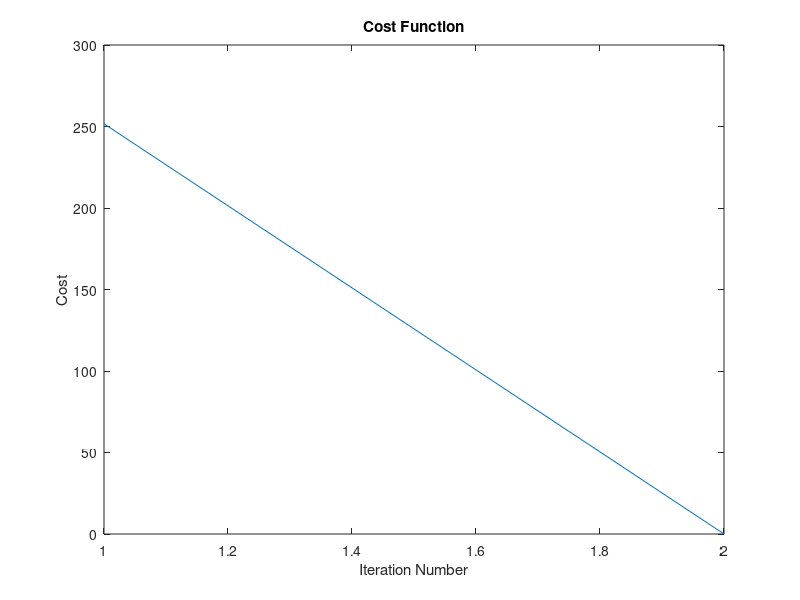
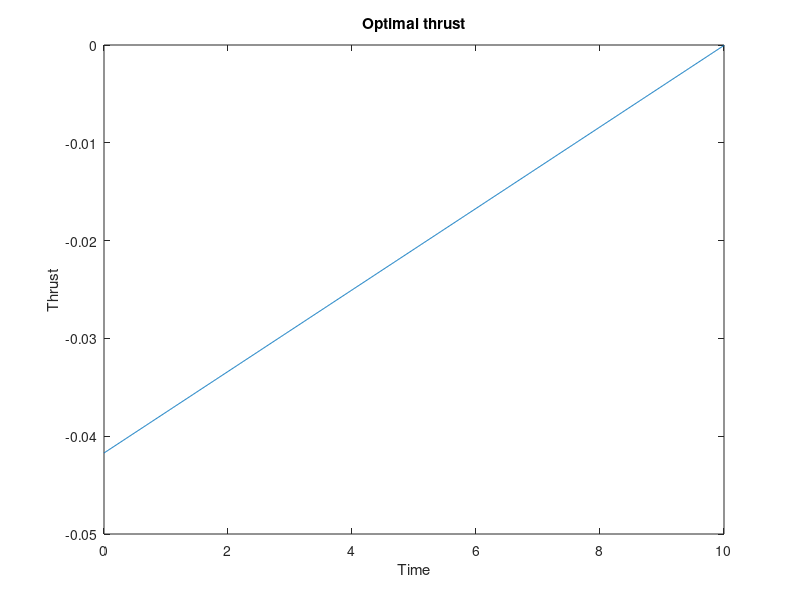
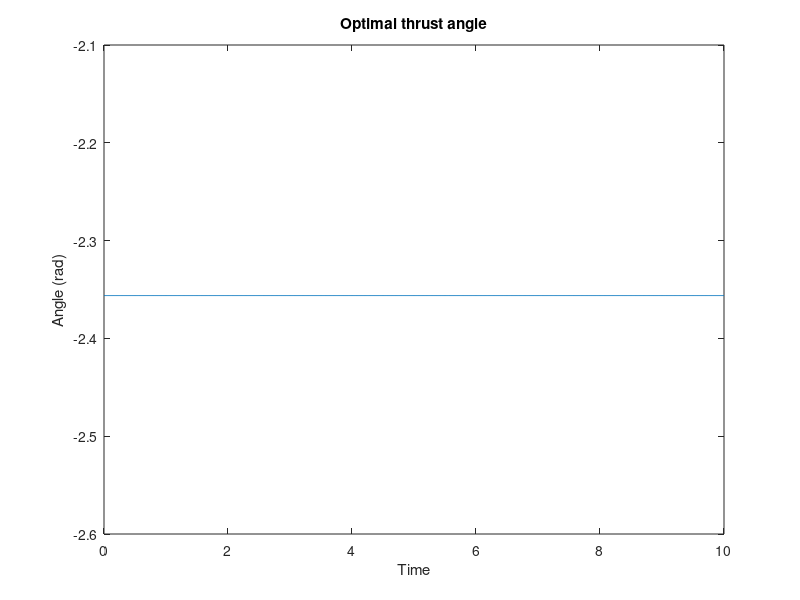
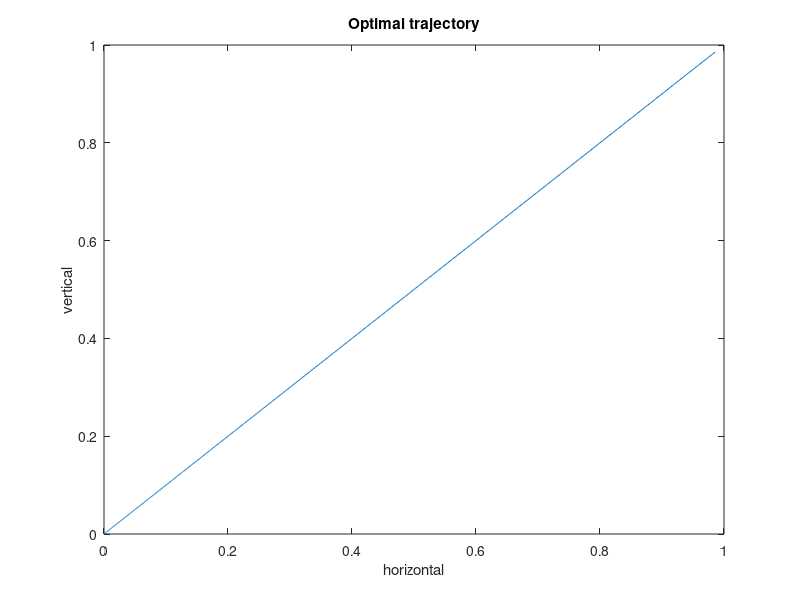

MATLAB code to generate these figures, in order:
function [u, SizeHuArr, JArr] = VariationExtremals(q1, yf, q2, zf, r)

% Thrust direction programming solution using variation of extremals.
if ~exist('q1', 'var')
    q1 = 1;
end
if ~exist('yf', 'var')
    yf = 1;
end
if ~exist('q2', 'var')
    q2 = 1;
end
if ~exist('zf', 'var');
    zf = 1;
end
if ~exist('r', 'var')
    r = 5;
end

% initial state
x0 = [0; 0; 0; 0];
%x0 = [0; 1; 0; 0];
%x0 = [0; 0; 0; 1];

tf = 10; % final time
dt = 0.01; % integration step size
tArray = 0 : dt : tf;
N = size(tArray, 2); % number of time steps

p0 = [1; 1; 1; 1]; % initial guess for p(0)
for iter = 1 : inf
    % state and costate integration
    x = x0;
    p = p0;
    for t = 1 : N
        beta = atan2(p(4), p(2)); % obtained from Hu = 0
        Thrust = -(p(2) * cos(beta) + p(4) * sin(beta)) / 2 / r;
        xdot = [x(2); Thrust*cos(beta); x(4); Thrust*sin(beta)];
        pdot = [0; -p(1); 0; -p(3)];
        x = x + xdot * dt;
        p = p + pdot * dt;
        betaArray(t) = beta;
        ThrustArray(t) = Thrust;
        zArray(t) = x(1);
        yArray(t) = x(3);
    end
    % Compute the cost function.
    J = q1 * (x(3) - yf)^2 + q2 * (x(1) - zf)^2 + r * dt * trapz(ThrustArray.^2);
    JArr(iter) = J;
    % Check for convergence
    dhdx = [2*q2*(x(1)-zf); 0; 2*q1*(x(3)-yf); 0];
    ErrorNorm = norm(p-dhdx, 2);
    disp(['Cost = ', num2str(J), ', Error norm = ', num2str(ErrorNorm)]);
    if ErrorNorm < 0.01, break, end
    % integrate the Px and Pp matrices
    Px = zeros(4);
    Pp = eye(4);
    d2Hdx2 = zeros(4);
    d2Hdp2 = [0 0 0 0; 0 -1/2/r 0 0; 0 0 0 0; 0 0 0 -1/2/r];
    d2Hdpdx = [0 1 0 0; 0 0 0 0; 0 0 0 1; 0 0 0 0];
    d2Hdxdp = d2Hdpdx';
    for t = 1 : N
        Pxdot = d2Hdpdx * Px + d2Hdp2 * Pp;
        Ppdot = -d2Hdx2 * Px - d2Hdxdp * Pp;
        Px = Px + Pxdot * dt;
        Pp = Pp + Ppdot * dt;
    end
    % Newton's method update
    d2hdx2 = [2*q2 0 0 0; 0 0 0 0; 0 0 2*q1 0; 0 0 0 0];
    p0 = p0 + inv(d2hdx2 * Px - Pp) * (p - dhdx); % updated p(0) guess
end
% Plot the results.
close all;
figure;
plot(JArr);
title('Cost Function');
xlabel('Iteration Number'); ylabel('Cost');

figure;
plot(tArray, ThrustArray);
title('Optimal thrust');
xlabel('Time'); ylabel('Thrust');

figure;
plot(tArray, betaArray);
title('Optimal thrust angle');
xlabel('Time'); ylabel('Angle (rad)');
figure;

plot(zArray, yArray);
title('Optimal trajectory');
xlabel('horizontal'); ylabel('vertical');